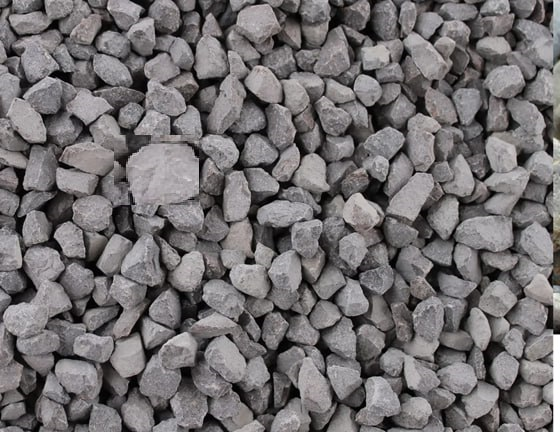
#> input picture rock.png, 560 x 432 px
$ python -i image_analyzer.py   (imports and definitions only)
#> lines starting #> are read from the running program, lines starting #| are printed output that depends on the picture; after the words box and inside, x2 and y2 are one past the last pixel; in counts of white or black regions, pixels touching at a corner belong together
#> further down, picture is the input picture: shape (432, 560, 3); mean B, G, R 112.9, 111.5, 115
#!/usr/bin/env python3
# -*- coding: utf-8 -*-
"""
基于计算机视觉的碎石粒度智能分析系统
核心分析模块 (image_analyzer.py)

项目名称: 基于计算机视觉的碎石粒度智能分析系统
版本: 1.0
作者: QS GROUP集团
描述: 包含所有与OpenCV相关的图像处理函数，实现轮廓检测、分析和排序等核心功能
"""

import cv2
import numpy as np


# [130 lines left out: functions perform_contour_analysis, create_contour_result_image, not called in this run]


def analyze_contour_properties(contour):
    """
    分析单个轮廓的详细属性

    Args:
        contour (numpy.ndarray): 轮廓数据

    Returns:
        dict: 轮廓属性字典，包含面积、周长、质心等信息
    """
    if contour is None:
        return None

    # 计算基本属性
    area = cv2.contourArea(contour)
    perimeter = cv2.arcLength(contour, True)

    # 计算质心
    M = cv2.moments(contour)
    if M['m00'] != 0:
        cx = int(M['m10'] / M['m00'])
        cy = int(M['m01'] / M['m00'])
    else:
        cx, cy = 0, 0

    # 计算边界矩形
    x, y, w, h = cv2.boundingRect(contour)

    # 计算最小外接圆
    (circle_x, circle_y), radius = cv2.minEnclosingCircle(contour)

    # 计算凸包
    hull = cv2.convexHull(contour)
    hull_area = cv2.contourArea(hull)

    # 计算凸性缺陷比率
    solidity = area / hull_area if hull_area > 0 else 0

    # 计算长宽比
    aspect_ratio = w / h if h > 0 else 0

    # 计算矩形度
    rect_area = w * h
    extent = area / rect_area if rect_area > 0 else 0

    return {
        "area": area,
        "perimeter": perimeter,
        "centroid": (cx, cy),
        "bounding_rect": (x, y, w, h),
        "min_enclosing_circle": ((circle_x, circle_y), radius),
        "solidity": solidity,
        "aspect_ratio": aspect_ratio,
        "extent": extent,
        "hull_area": hull_area
    }


def filter_contours_by_area(contours, min_area=50, max_area=None):
    """
    根据面积过滤轮廓

    Args:
        contours (list): 轮廓列表
        min_area (float): 最小面积阈值
        max_area (float): 最大面积阈值 (None表示无限制)

    Returns:
        list: 过滤后的轮廓列表
    """
    filtered_contours = []

    for contour in contours:
        area = cv2.contourArea(contour)

        # 检查最小面积
        if area < min_area:
            continue

        # 检查最大面积
        if max_area is not None and area > max_area:
            continue

        filtered_contours.append(contour)

    return filtered_contours


def sort_contours_by_area(contours, reverse=True):
    """
    按面积对轮廓进行排序

    Args:
        contours (list): 轮廓列表
        reverse (bool): 是否降序排列 (True为降序，False为升序)

    Returns:
        list: 排序后的轮廓列表
    """
    return sorted(contours, key=cv2.contourArea, reverse=reverse)


def get_contour_statistics(contours):
    """
    计算轮廓集合的统计信息

    Args:
        contours (list): 轮廓列表

    Returns:
        dict: 统计信息字典
    """
    if not contours:
        return {
            "count": 0,
            "total_area": 0,
            "mean_area": 0,
            "std_area": 0,
            "min_area": 0,
            "max_area": 0,
            "median_area": 0
        }

    # 计算所有面积
    areas = [cv2.contourArea(contour) for contour in contours]

    return {
        "count": len(contours),
        "total_area": sum(areas),
        "mean_area": np.mean(areas),
        "std_area": np.std(areas),
        "min_area": min(areas),
        "max_area": max(areas),
        "median_area": np.median(areas)
    }


def preprocess_image(img, blur_kernel_size=5, canny_low=50, canny_high=200):
    """
    图像预处理管线

    Args:
        img (numpy.ndarray): 输入图像 (BGR格式)
        blur_kernel_size (int): 高斯模糊核大小
        canny_low (int): Canny边缘检测低阈值
        canny_high (int): Canny边缘检测高阈值

    Returns:
        tuple: (灰度图, 边缘图)
    """
#> called with blur_kernel_size = 5, canny_low = 50, canny_high = 200
    # 转换为灰度图
    gray = cv2.cvtColor(img, cv2.COLOR_BGR2GRAY)

    # 高斯模糊去噪
    blurred = cv2.GaussianBlur(gray, (blur_kernel_size, blur_kernel_size), 0)
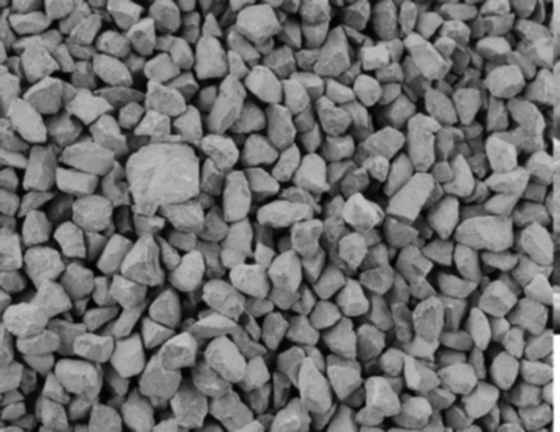
#> blurred: shape (432, 560); min 3, max 255, mean 112.7

    # Canny边缘检测
    edges = cv2.Canny(blurred, canny_low, canny_high)
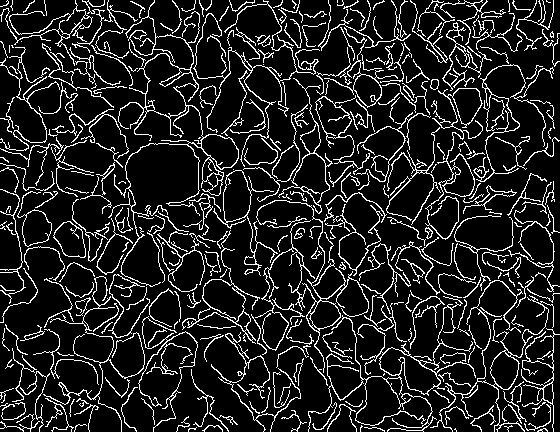
#> edges: shape (432, 560); 13.4% white in thin lines or dots

    return gray, edges


def detect_and_analyze_contours(img, min_area=50, max_contours=None):
    """
    完整的轮廓检测和分析管线

    Args:
        img (numpy.ndarray): 输入图像 (BGR格式)
        min_area (float): 最小轮廓面积阈值
        max_contours (int): 最大返回轮廓数量 (None表示无限制)

    Returns:
        dict: 完整的分析结果
    """
    # 预处理
    gray, edges = preprocess_image(img)

    # 查找轮廓
    contours, _ = cv2.findContours(edges, cv2.RETR_EXTERNAL, cv2.CHAIN_APPROX_NONE)
#> contours = 317 contours, 230 with area under 20; largest, box (x1, y1, x2, y2) and area: (108, 0, 239, 287) 3686, (308, 296, 476, 432) 1920, (182, 230, 260, 344) 1593, (213, 170, 278, 276) 1282, (430, 280, 554, 432) 991

    # 过滤轮廓
    valid_contours = filter_contours_by_area(contours, min_area)
#> the loop in filter_contours_by_area, `for contour in contours:` made 317 passes
#> area on passes 10, 15, 17: 21.5, 25.5, 21.5
#> after the loop in filter_contours_by_area, `for contour in contours:`: filtered_contours = 45 contours; largest, box (x1, y1, x2, y2) and area: (108, 0, 239, 287) 3686, (308, 296, 476, 432) 1920, (182, 230, 260, 344) 1593, (213, 170, 278, 276) 1282, (430, 280, 554, 432) 991
#> valid_contours has the same summary as filtered_contours in filter_contours_by_area

    # 排序轮廓
    sorted_contours = sort_contours_by_area(valid_contours)
#> sorted_contours has the same summary as filtered_contours in filter_contours_by_area

    # 限制轮廓数量
    if max_contours is not None:
        sorted_contours = sorted_contours[:max_contours]

    # 计算统计信息
    stats = get_contour_statistics(sorted_contours)
#> in get_contour_statistics, `areas = [cv2.contourArea(contour) for contour in contours]`: areas = 45 values, max 3686 at index 0, min 50.5 at index 44, mean 413.3
#> stats = {'count': 45, 'total_area': 18596.5, 'mean_area': 413.3, 'std_area': 664.2, 'min_area': 50.5, 'max_area': 3686, 'median_area': 136}

    # 分析前两个最大轮廓
    largest_contour = sorted_contours[0] if len(sorted_contours) > 0 else None
#> largest_contour = contour of 2624 points, box (x1, y1, x2, y2) (108, 0, 239, 287), area 3686
    second_largest_contour = sorted_contours[1] if len(sorted_contours) > 1 else None
#> second_largest_contour = contour of 2330 points, box (x1, y1, x2, y2) (308, 296, 476, 432), area 1920

    largest_props = analyze_contour_properties(largest_contour)
#> in analyze_contour_properties, `area = cv2.contourArea(contour)`: area = 3686
#> in analyze_contour_properties, `perimeter = cv2.arcLength(contour, True)`: perimeter = 3065.6
#> in analyze_contour_properties, `M = cv2.moments(contour)`: M = moments, m00 3686, centre m10/m00, m01/m00 = (182.3, 113.6)
#> in analyze_contour_properties, `cx = int(M['m10'] / M['m00'])`: cx = 182
#> in analyze_contour_properties, `cy = int(M['m01'] / M['m00'])`: cy = 113
#> in analyze_contour_properties, `x, y, w, h = cv2.boundingRect(contour)`: x = 108; y = 0; w = 131; h = 287
#> in analyze_contour_properties, `(circle_x, circle_y), radius = cv2.minEnclosingCircle(contour)`: circle_x = 152; circle_y = 143
#> in analyze_contour_properties, `hull = cv2.convexHull(contour)`: hull = contour of 22 points, box (x1, y1, x2, y2) (108, 0, 239, 287), area 25537
#> in analyze_contour_properties, `hull_area = cv2.contourArea(hull)`: hull_area = 25537
#> in analyze_contour_properties, `solidity = area / hull_area if hull_area > 0 else 0`: solidity = 0.144
#> in analyze_contour_properties, `aspect_ratio = w / h if h > 0 else 0`: aspect_ratio = 0.456
#> in analyze_contour_properties, `rect_area = w * h`: rect_area = 37597
#> in analyze_contour_properties, `extent = area / rect_area if rect_area > 0 else 0`: extent = 0.098
#> largest_props = 9 items
    second_largest_props = analyze_contour_properties(second_largest_contour)
#> second_largest_props = 9 items

    return {
        "preprocessed": {
            "gray": gray,
            "edges": edges
        },
        "contours": {
            "all": sorted_contours,
            "largest": largest_contour,
            "second_largest": second_largest_contour
        },
        "properties": {
            "largest": largest_props,
            "second_largest": second_largest_props
        },
        "statistics": stats
    }

>>> import cv2
>>> picture = cv2.imread('rock.png')
>>> result = detect_and_analyze_contours(picture)
#> result = 4 items
